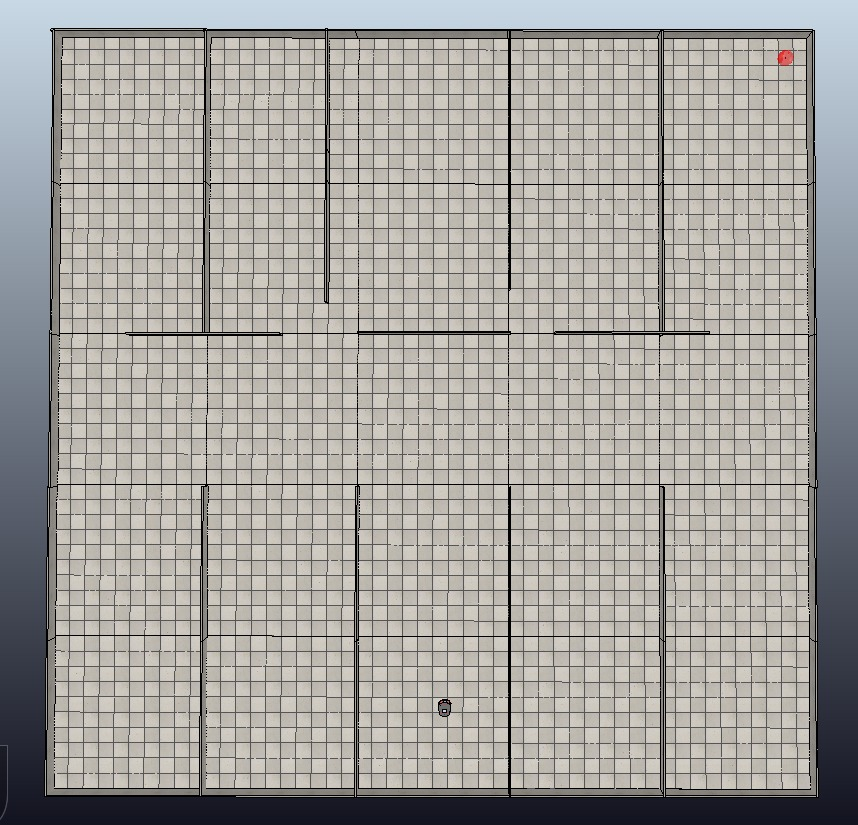
#> input picture image.jpeg, 858 x 825 px
$ python teste.py
#> lines starting #> are read from the running program, lines starting #| are printed output that depends on the picture; after the words box and inside, x2 and y2 are one past the last pixel; in counts of white or black regions, pixels touching at a corner belong together
import cv2 as cv

def convertToSceneCoord( imageX, imageY, img_height, img_width ):
    w = 25
    h = 25

    sceneX = -( (imageY*h/img_height) - h/2 )
    sceneY = -( (imageX*w/img_width) - w/2 )

    return (sceneX, sceneY)

def convertFromSceneCoord( sceneX, sceneY, img_height, img_width ):
    w = 25.0
    h = 25.0

    imageY = int( ((-sceneX)+h/2)*img_height/h )
    imageX = int( ((-sceneY)+w/2)*img_width/w )

    return (imageX, imageY)

IMAGE_NAME = './image.jpeg'
img = cv.imread(IMAGE_NAME, cv.IMREAD_COLOR)
#> img is the input picture: shape (825, 858, 3); mean B, G, R 158.5, 162.6, 164.7

print("Image shape: ", img.shape)
#| Image shape:  (825, 858, 3)

# BGR
cv.circle(img, (0,0), 5, (255,0,0), -1)
#> img: shape (825, 858, 3); under 0.01% of pixels changed, all inside (x1, y1, x2, y2) = (0, 0, 6, 6)
cv.circle(img, (img.shape[1],0), 5, (0,255,0), -1)
#> img: shape (825, 858, 3); mean B, G, R 158.5, 162.6, 164.7
cv.circle(img, (0,img.shape[0]), 5, (0,0,255), -1)
#> img: shape (825, 858, 3); mean B, G, R 158.5, 162.6, 164.7

cv.circle(img, convertFromSceneCoord(-9.81, -0.4, img.shape[0], img.shape[1]), 5, (0,0,255), -1)
#> img: shape (825, 858, 3); mean B, G, R 158.5, 162.6, 164.7

cv.imshow( "Original image", cv.resize(img, dsize=None, fx=0.7, fy=0.7) )
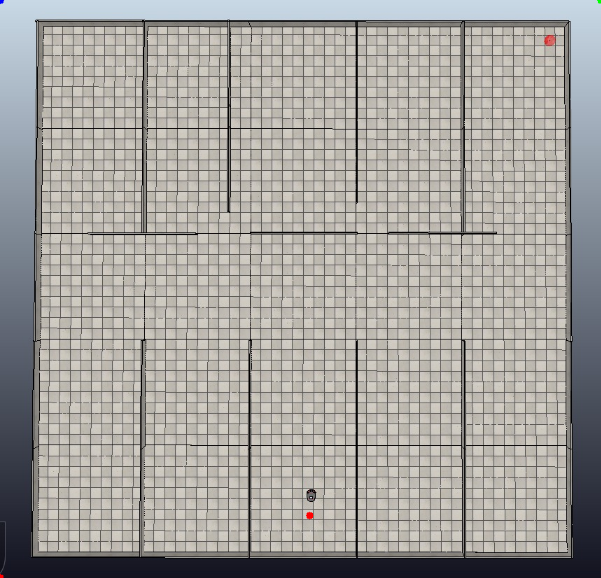
#> window 'Original image': shape (578, 601, 3); mean B, G, R 158.2, 162.2, 164.4

cv.waitKey(0)
cv.destroyAllWindows()

# BGR
